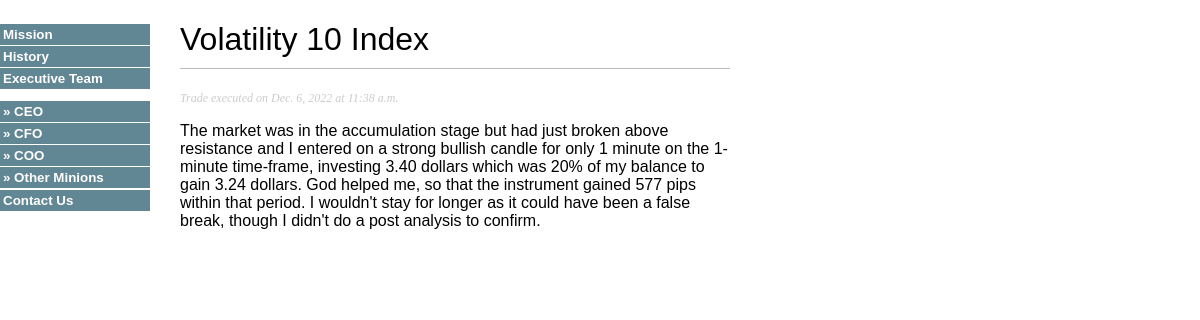
/journal/4/, run on the app's committed database.
### journal/models.py (models this page shows, shortened)
class Trade(models.Model):
    class TradeResult(models.TextChoices):
        WIN = 'Win', 'W'
        LOSS = 'Loss', 'L'
    class TradeType(models.TextChoices):
        UP = 'Up', 'U'
        DOWN = 'Down', 'D'
    class Meta:
        ordering = ['-date']
    date = models.DateField()
    type_of_trade = models.CharField(max_length=5,
            choices=TradeType.choices,
            default=TradeType.UP)
    result = models.CharField(max_length=5,
            choices=TradeResult.choices,
            default=TradeResult.WIN)
    currency_pair = models.CharField(max_length=50)
    analysis = models.TextField()
    broker = models.CharField(max_length=20)
    entry_time = models.TimeField()

### journal/views.py (the view)
# urls.py: path('<int:id>/', views.trade_detail, name='trade_detail'),
def trade_detail(request, id):
    trade = get_object_or_404(Trade,
            id=id)
    return render(request,
            'journal/trade/detail.html',
            {'trade': trade})

### journal/templates/journal/trade/detail.html (shortened to what this page needs)
{% extends "journal/base.html" %}
{% block content %}
<h1>{{ trade.currency_pair }}</h1>
<p class="date">
Trade executed on {{ trade.date }} at {{ trade.entry_time }}
</p>
{{ trade.analysis|linebreaks }}
{% endblock %}

### journal/static/css/journal.css (style rules this page uses)
body { margin:0; padding:0; font-family:helvetica, sans-serif; }
h1 { font-weight:normal; border-bottom:1px solid #bbb; padding:0 0 10px 0; }
p.date { color:#ccc; font-family: georgia, serif; font-size: 12px; font-style: italic; }

### journal/static/css/more-styles.css (style rules this page uses)
body { font: 12pt Verdana, Arial, Georgia, sans-serif; }

### data on the page
Trade: currency_pair "Volatility 10 Index", date "Dec. 6, 2022", entry_time "11:38 a.m.", analysis "The market was in the accumulation stage but had just broken above resistance and I entered on a strong bullish candle for only 1 minute on the 1-minute time-frame, investing 3.40 dollars which was 20% of my balance to gain 3.24 dollars. God helped me, so that the instrument gained 577 pips within that period. I wouldn't stay for longer as it could have been a false break, though I didn't do a post analysis to confirm."
